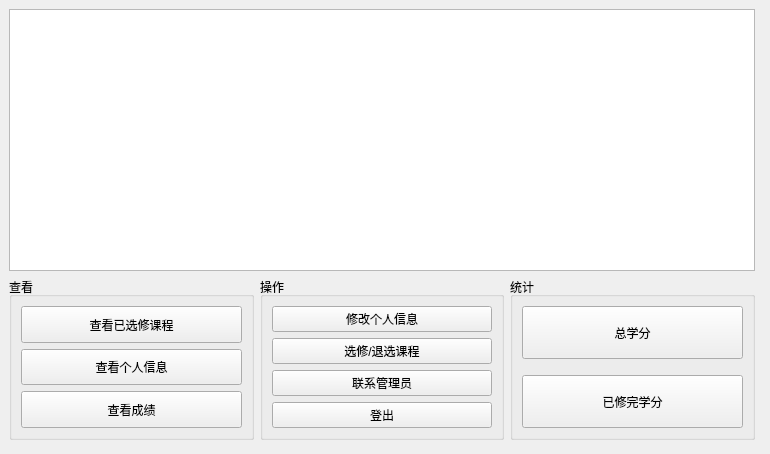
<?xml version="1.0" encoding="UTF-8"?>
<ui version="4.0">
 <class>student</class>
 <widget class="QWidget" name="student">
  <property name="geometry">
   <rect>
    <x>0</x>
    <y>0</y>
    <width>770</width>
    <height>454</height>
   </rect>
  </property>
  <property name="windowTitle">
   <string>Form</string>
  </property>
  <property name="styleSheet">
   <string notr="true">
	</string>
  </property>
  <widget class="QWidget" name="layoutWidget">
   <property name="geometry">
    <rect>
     <x>9</x>
     <y>9</y>
     <width>746</width>
     <height>431</height>
    </rect>
   </property>
   <layout class="QVBoxLayout" name="verticalLayout_3">
    <item>
     <widget class="QTableWidget" name="tableWidget">
      <property name="styleSheet">
       <string notr="true">font: 12pt &quot;Arial&quot;;</string>
      </property>
     </widget>
    </item>
    <item>
     <layout class="QHBoxLayout" name="horizontalLayout">
      <item>
       <widget class="QGroupBox" name="groupBox">
        <property name="styleSheet">
         <string notr="true">font: 12pt &quot;Arial&quot;;</string>
        </property>
        <property name="title">
         <string>查看</string>
        </property>
        <layout class="QVBoxLayout" name="verticalLayout">
         <item>
          <widget class="QPushButton" name="courseButton">
           <property name="sizePolicy">
            <sizepolicy hsizetype="Preferred" vsizetype="Preferred">
             <horstretch>0</horstretch>
             <verstretch>0</verstretch>
            </sizepolicy>
           </property>
           <property name="text">
            <string>查看已选修课程</string>
           </property>
          </widget>
         </item>
         <item>
          <widget class="QPushButton" name="infoButton">
           <property name="sizePolicy">
            <sizepolicy hsizetype="Preferred" vsizetype="Preferred">
             <horstretch>0</horstretch>
             <verstretch>0</verstretch>
            </sizepolicy>
           </property>
           <property name="text">
            <string>查看个人信息</string>
           </property>
          </widget>
         </item>
         <item>
          <widget class="QPushButton" name="scoreButton">
           <property name="sizePolicy">
            <sizepolicy hsizetype="Preferred" vsizetype="Preferred">
             <horstretch>0</horstretch>
             <verstretch>0</verstretch>
            </sizepolicy>
           </property>
           <property name="text">
            <string>查看成绩</string>
           </property>
          </widget>
         </item>
        </layout>
       </widget>
      </item>
      <item>
       <widget class="QGroupBox" name="groupBox_2">
        <property name="styleSheet">
         <string notr="true">font: 12pt &quot;Arial&quot;;</string>
        </property>
        <property name="title">
         <string>操作</string>
        </property>
        <layout class="QVBoxLayout" name="verticalLayout_2">
         <item>
          <widget class="QPushButton" name="pushButton">
           <property name="sizePolicy">
            <sizepolicy hsizetype="Preferred" vsizetype="Preferred">
             <horstretch>0</horstretch>
             <verstretch>0</verstretch>
            </sizepolicy>
           </property>
           <property name="text">
            <string>修改个人信息</string>
           </property>
          </widget>
         </item>
         <item>
          <widget class="QPushButton" name="pushButton_2">
           <property name="sizePolicy">
            <sizepolicy hsizetype="Preferred" vsizetype="Preferred">
             <horstretch>0</horstretch>
             <verstretch>0</verstretch>
            </sizepolicy>
           </property>
           <property name="text">
            <string>选修/退选课程</string>
           </property>
          </widget>
         </item>
         <item>
          <widget class="QPushButton" name="contactmanage">
           <property name="text">
            <string>联系管理员</string>
           </property>
          </widget>
         </item>
         <item>
          <widget class="QPushButton" name="pushButton_3">
           <property name="styleSheet">
            <string notr="true">font: 87 11pt &quot;Arial Black&quot;;</string>
           </property>
           <property name="text">
            <string>登出</string>
           </property>
          </widget>
         </item>
        </layout>
       </widget>
      </item>
      <item>
       <widget class="QGroupBox" name="groupBox_3">
        <property name="styleSheet">
         <string notr="true">font: 12pt &quot;Arial&quot;;</string>
        </property>
        <property name="title">
         <string>统计</string>
        </property>
        <layout class="QVBoxLayout" name="verticalLayout_6">
         <item>
          <layout class="QVBoxLayout" name="verticalLayout_5">
           <item>
            <widget class="QPushButton" name="sumcreditBtn">
             <property name="sizePolicy">
              <sizepolicy hsizetype="Minimum" vsizetype="Preferred">
               <horstretch>0</horstretch>
               <verstretch>0</verstretch>
              </sizepolicy>
             </property>
             <property name="text">
              <string>总学分</string>
             </property>
            </widget>
           </item>
           <item>
            <spacer name="verticalSpacer">
             <property name="orientation">
              <enum>Qt::Vertical</enum>
             </property>
             <property name="sizeType">
              <enum>QSizePolicy::Fixed</enum>
             </property>
             <property name="sizeHint" stdset="0">
              <size>
               <width>20</width>
               <height>10</height>
              </size>
             </property>
            </spacer>
           </item>
           <item>
            <widget class="QPushButton" name="cmpcreditBtn">
             <property name="sizePolicy">
              <sizepolicy hsizetype="Preferred" vsizetype="Preferred">
               <horstretch>0</horstretch>
               <verstretch>0</verstretch>
              </sizepolicy>
             </property>
             <property name="text">
              <string>已修完学分</string>
             </property>
            </widget>
           </item>
          </layout>
         </item>
        </layout>
       </widget>
      </item>
     </layout>
    </item>
   </layout>
  </widget>
 </widget>
 <resources/>
 <connections/>
</ui>
